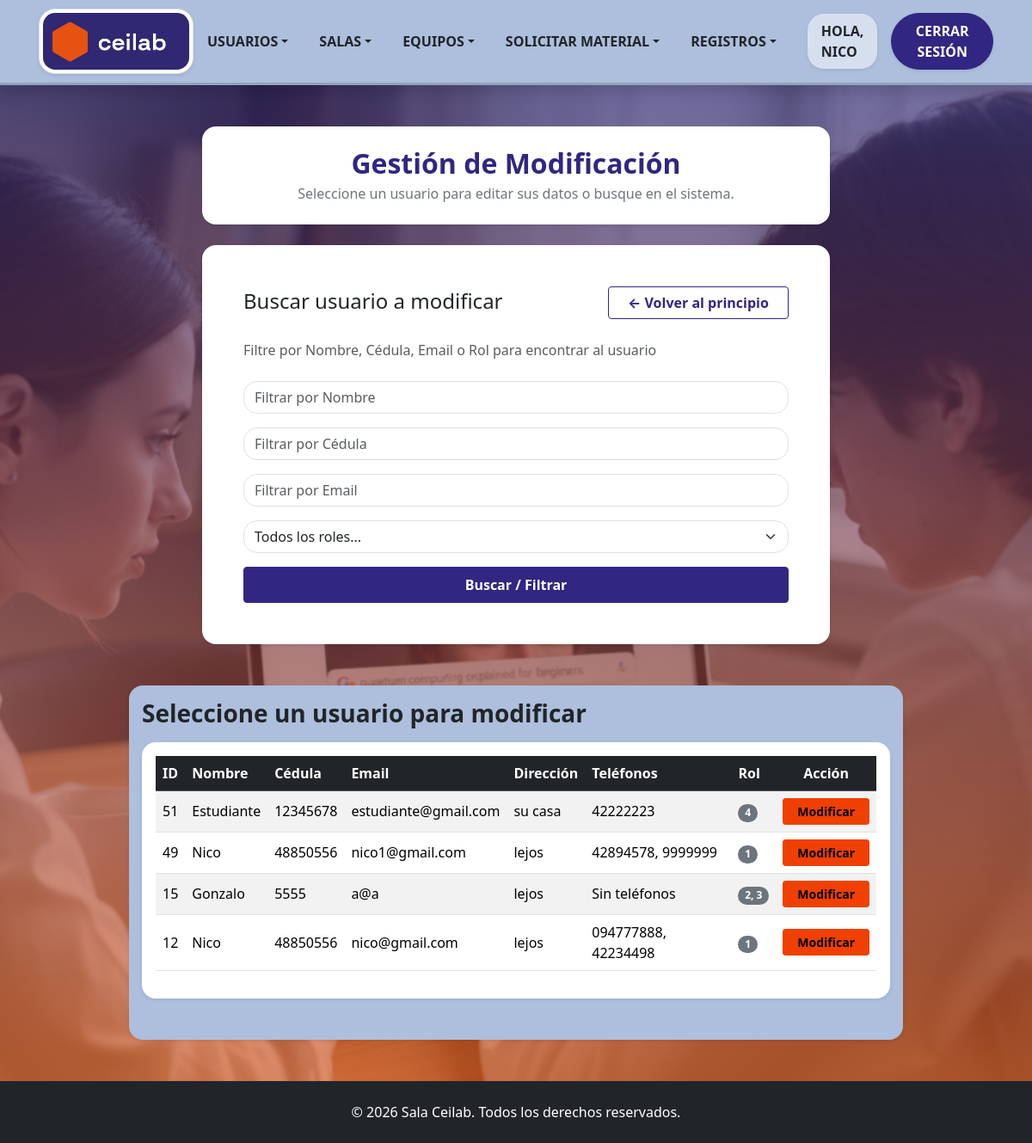
The page /Formularios/modUsuario.php (signed in) on the database as committed earlier.
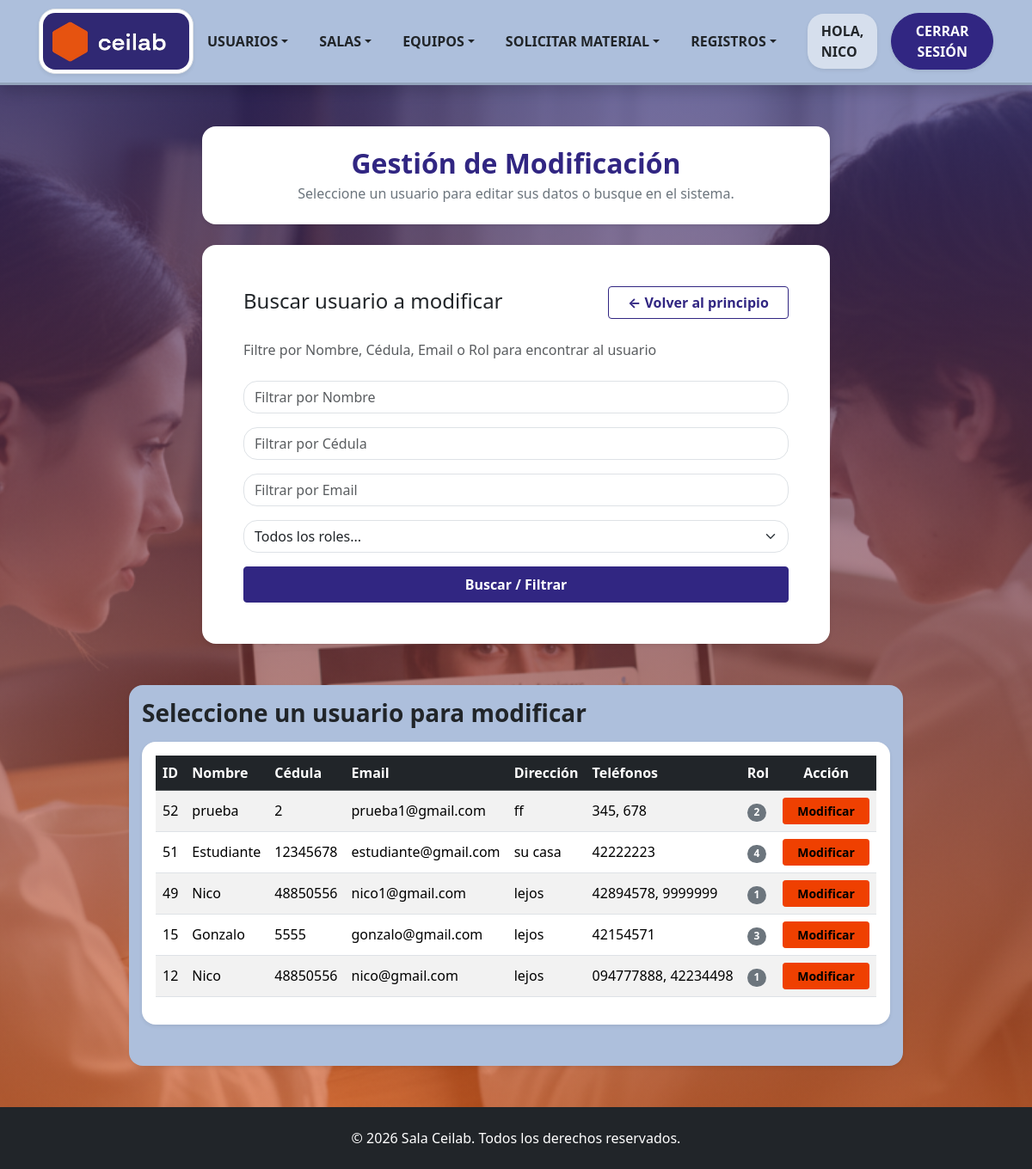
The same page on the database as committed later.
### tables this page shows
CREATE TABLE `usuario` (
  `IDUsuario` int(10) NOT NULL,
  `Nombre` varchar(30) DEFAULT NULL,
  `Contraseña` varchar(61) DEFAULT NULL,
  `Email` varchar(30) DEFAULT NULL,
  `Direccion` varchar(50) NOT NULL,
  `Faltas` int(10) DEFAULT NULL,
  `Observaciones` varchar(50) NOT NULL,
  `Fecha_creacion` date DEFAULT NULL,
  `Crador_IDUsuario` int(11) DEFAULT NULL,
  `cedula` int(8) NOT NULL,
  `activo` tinyint(1) DEFAULT 1
);

### Clases/ClsUsuarios.php (called while the page is built, shortened)
<?php
class ClsUsuarios {
    public function listarUsuarios($filtroNombre = '', $filtroCedula = '', $filtroEmail = '', $filtroRol = '') {
        $objConexion = new Conexion();
        $link = $objConexion->conectar();
        $sql = "SELECT u.IDUsuario, u.nombre, u.cedula, u.email, u.direccion, u.observaciones, MIN(r.ROL) AS ROL
                FROM usuario u
                LEFT JOIN rol r ON u.IDUsuario = r.IDUsuario
                WHERE u.activo = 1";
        $sql .= " GROUP BY u.IDUsuario, u.nombre, u.cedula, u.email, u.direccion, u.observaciones";
        $sql .= " ORDER BY u.IDUsuario DESC";
        return mysqli_query($link, $sql);
    }
    public function obtenerTelefonosPorUsuario($idUsuario) {
        $objConexion = new Conexion();
        $link = $objConexion->conectar();
        $idEscape = mysqli_real_escape_string($link, $idUsuario);
        $sql = "SELECT Telefono FROM Telefonos WHERE IDUsuario = '$idEscape'";
        $resultado = mysqli_query($link, $sql);
        $telefonos = [];
        if ($resultado) {
            while ($row = mysqli_fetch_assoc($resultado)) {
                $telefonos[] = $row['Telefono'];
            }
        }
        return $telefonos;
    }
    public function obtenerRolesPorUsuario($idUsuario) {
        $objConexion = new Conexion();
        $link = $objConexion->conectar();
        $idEscaped = mysqli_real_escape_string($link, $idUsuario);
        $sql = "SELECT ROL FROM rol WHERE IDUsuario = '$idEscaped'";
        $resultado = mysqli_query($link, $sql);
        $roles = [];
        if ($resultado) {
            while ($row = mysqli_fetch_assoc($resultado)) {
                $roles[] = $row['ROL'];
            }
        }
        return $roles;
    }
}
?>

### Formularios/modUsuario.php (the view, shortened to what the changed rows need)
<?php
require_once '../Clases/ClsUsuarios.php';
$objUsuario = new ClsUsuarios();
$usuarioData = null;
?>
<!DOCTYPE html>
<html lang="es">
    <head>
        <link href="../bootstrap_theme/bootstrap.css" rel="stylesheet" type="text/css">
        <link rel="stylesheet" href="../Estilos/blocks.css">
        <link href="../Estilos/style.css" rel="stylesheet">
    </head>
    <body class="d-flex flex-column min-vh-100 bg-light">
        <section class="hero-section flex-fill pb-5 pt-5">
            <?php if (!$usuarioData): ?>
                <div class="container pb-5">
                    <div class="row">
                        <div class="col-md-9 col-xl-8 ms-auto me-auto">
                            <div class="bg-white p-4 p-lg-5 shadow-sm rounded">
                                <div class="d-flex justify-content-between align-items-center mb-4">
                                <h2 class="mb-1 text-dark h4">Buscar usuario a modificar</h2>
                                </div>
                            </div>
                        </div>
                    </div>
                </div>
                <div class="container pb-5 pt-3 rounded shadow-sm col-md-10 col-xl-9" style="background-color: #adbfdc;">
                    <div class="row">
                        <div>
                            <?php
                            $nombreFiltro = $_GET['nombre'] ?? '';
                            $cedulaFiltro = $_GET['cedula'] ?? '';
                            $emailFiltro  = $_GET['email'] ?? '';
                            $rolFiltro    = $_GET['rol'] ?? '';
                            $resultadoListado = $objUsuario->listarUsuarios($nombreFiltro, $cedulaFiltro, $emailFiltro, $rolFiltro);
                            if ($resultadoListado && mysqli_num_rows($resultadoListado) > 0) {
                            ?>
                                <div class="table-responsive bg-white p-3 shadow-sm rounded">
                                    <table class="table table-striped table-hover align-middle">
                                        <thead class="table-dark">
                                            <tr>
                                                <th>ID</th>
                                                <th>Nombre</th>
                                                <th>Cédula</th>
                                                <th>Email</th>
                                                <th>Dirección</th>
                                                <th>Teléfonos</th>
                                                <th>Rol</th>
                                                <th class="text-center">Acción</th>
                                            </tr>
                                        </thead>
                                        <tbody>
                                            <?php while ($row = mysqli_fetch_assoc($resultadoListado)) {
                                            $telefonosArr = $objUsuario->obtenerTelefonosPorUsuario($row['IDUsuario']);
                                            $textoTelefonos = !empty($telefonosArr) ? implode(', ', $telefonosArr) : 'Sin teléfonos';
                                            $rolArr = $objUsuario->obtenerRolesPorUsuario($row['IDUsuario']);
                                            $textorol = !empty($rolArr) ? implode(', ', $rolArr) : 'Sin rol asignado';
                                            ?>
                                                <tr>
                                                    <td><?php echo htmlspecialchars($row['IDUsuario']); ?></td>
                                                    <td><?php echo htmlspecialchars($row['nombre']); ?></td>
                                                    <td><?php echo htmlspecialchars($row['cedula']); ?></td>
                                                    <td><?php echo htmlspecialchars($row['email']); ?></td>
                                                    <td><?php echo htmlspecialchars($row['direccion']); ?></td>
                                                    <td><?php echo htmlspecialchars($textoTelefonos); ?></td>
                                                    <td><span class="badge bg-secondary"><?php echo htmlspecialchars($textorol); ?></span></td>
                                                    <td class="text-center">
                                                        <a href="modUsuario.php?id=<?php echo $row['IDUsuario']; ?>" class="btn btn-sm btn-warning fw-bold px-3">Modificar</a>
                                                    </td>
                                                </tr>
                                            <?php } ?>
                                        </tbody>
                                    </table>
                                </div>
                            <?php } else {
                                echo "<div class='alert alert-info text-center bg-white mb-0'>No se encontraron usuarios con los criterios especificados.</div>";
                            }
                            ?>
                        </div>
                    </div>
                </div>
            <?php endif; ?>
        </section>
    </body>
</html>

Rows that differ between the two databases and show on the page:
added usuario: IDUsuario "52", Nombre "prueba", cedula "2", Email "prueba1@gmail.com", Direccion "ff", textoTelefonos "345, 678", textorol "2"
changed usuario "Gonzalo": Email "a@a" → "gonzalo@gmail.com"; textoTelefonos "Sin teléfonos" → "42154571"; textorol "2, 3" → "3"
